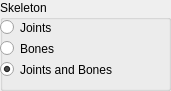
    <widget class="QGroupBox" name="myGroupBox_Skeleton">
     <property name="geometry">
      <rect>
       <x>670</x>
       <y>370</y>
       <width>171</width>
       <height>91</height>
      </rect>
     </property>
     <property name="minimumSize">
      <size>
       <width>75</width>
       <height>0</height>
      </size>
     </property>
     <property name="title">
      <string>Skeleton</string>
     </property>
     <widget class="QWidget" name="layoutWidget">
      <property name="geometry">
       <rect>
        <x>0</x>
        <y>20</y>
        <width>129</width>
        <height>61</height>
       </rect>
      </property>
      <layout class="QVBoxLayout" name="verticalLayout_18">
       <property name="sizeConstraint">
        <enum>QLayout::SetMaximumSize</enum>
       </property>
       <item>
        <widget class="QRadioButton" name="myRadioButton_Points">
         <property name="enabled">
          <bool>true</bool>
         </property>
         <property name="minimumSize">
          <size>
           <width>0</width>
           <height>15</height>
          </size>
         </property>
         <property name="maximumSize">
          <size>
           <width>16777215</width>
           <height>15</height>
          </size>
         </property>
         <property name="font">
          <font>
           <pointsize>9</pointsize>
           <weight>50</weight>
           <bold>false</bold>
          </font>
         </property>
         <property name="focusPolicy">
          <enum>Qt::NoFocus</enum>
         </property>
         <property name="toolTip">
          <string>Show only the joints as points</string>
         </property>
         <property name="text">
          <string>Joints</string>
         </property>
         <property name="checked">
          <bool>false</bool>
         </property>
        </widget>
       </item>
       <item>
        <widget class="QRadioButton" name="myRadioButton_Lines">
         <property name="enabled">
          <bool>true</bool>
         </property>
         <property name="minimumSize">
          <size>
           <width>0</width>
           <height>15</height>
          </size>
         </property>
         <property name="maximumSize">
          <size>
           <width>16777215</width>
           <height>15</height>
          </size>
         </property>
         <property name="font">
          <font>
           <pointsize>9</pointsize>
           <weight>50</weight>
           <bold>false</bold>
          </font>
         </property>
         <property name="focusPolicy">
          <enum>Qt::NoFocus</enum>
         </property>
         <property name="toolTip">
          <string>Show only the bones as lines</string>
         </property>
         <property name="text">
          <string>Bones</string>
         </property>
         <property name="checked">
          <bool>false</bool>
         </property>
        </widget>
       </item>
       <item>
        <widget class="QRadioButton" name="myRadioButton_Both_Points_Lines">
         <property name="enabled">
          <bool>true</bool>
         </property>
         <property name="minimumSize">
          <size>
           <width>0</width>
           <height>15</height>
          </size>
         </property>
         <property name="maximumSize">
          <size>
           <width>16777215</width>
           <height>15</height>
          </size>
         </property>
         <property name="font">
          <font>
           <pointsize>9</pointsize>
           <weight>50</weight>
           <bold>false</bold>
          </font>
         </property>
         <property name="focusPolicy">
          <enum>Qt::NoFocus</enum>
         </property>
         <property name="toolTip">
          <string>Show the bones and joints</string>
         </property>
         <property name="text">
          <string>Joints and Bones</string>
         </property>
         <property name="checked">
          <bool>true</bool>
         </property>
        </widget>
       </item>
      </layout>
     </widget>
    </widget>
